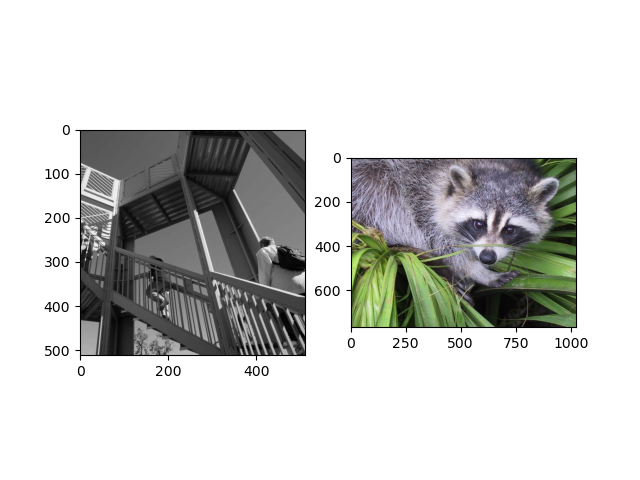

Reproduce this figure in Python.
""" p3_20.py """

#
# conda install pooch
#

from scipy import datasets
import matplotlib.pyplot as plt

fig = plt.figure()
plt.gray()
ax1 = fig.add_subplot(121)
ax2 = fig.add_subplot(122)
ascent = datasets.ascent()
face = datasets.face()
ax1.imshow(ascent)
ax2.imshow(face)
# plt.show()
plt.savefig("p3_20.png")
